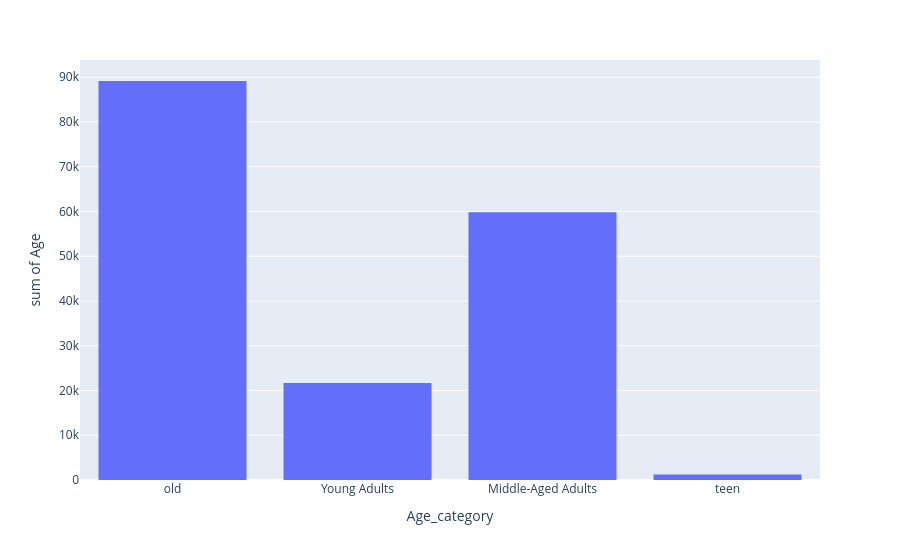

The cell this chart's notebook holds for it:
### Code cell
fig = px.histogram(shop , y = 'Age' , x = 'Age_category')
fig.show()

### Figure 1 — Plotly figure (JSON) as saved in the notebook; plotly's stock layout.template omitted (floating-point values rounded to 4 significant figures; data arrays with more than 128 entries replaced by an {"elided": "..."} marker saying what was removed)
{"data": [{"alignmentgroup": "True", "bingroup": "x", "histfunc": "sum", "hovertemplate": "Age_category=%{x}<br>sum of Age=%{y}<extra></extra>", "legendgroup": "", "marker": {"color": "#636efa", "pattern": {"shape": ""}}, "name": "", "offsetgroup": "", "orientation": "v", "showlegend": false, "x": {"elided": "3900 str values"}, "xaxis": "x", "y": {"elided": "3900 int values"}, "yaxis": "y", "type": "histogram"}], "layout": {"xaxis": {"anchor": "y", "domain": [0, 1], "title": {"text": "Age_category"}}, "yaxis": {"anchor": "x", "domain": [0, 1], "title": {"text": "sum of Age"}}, "legend": {"tracegroupgap": 0}, "margin": {"t": 60}, "barmode": "relative"}}
